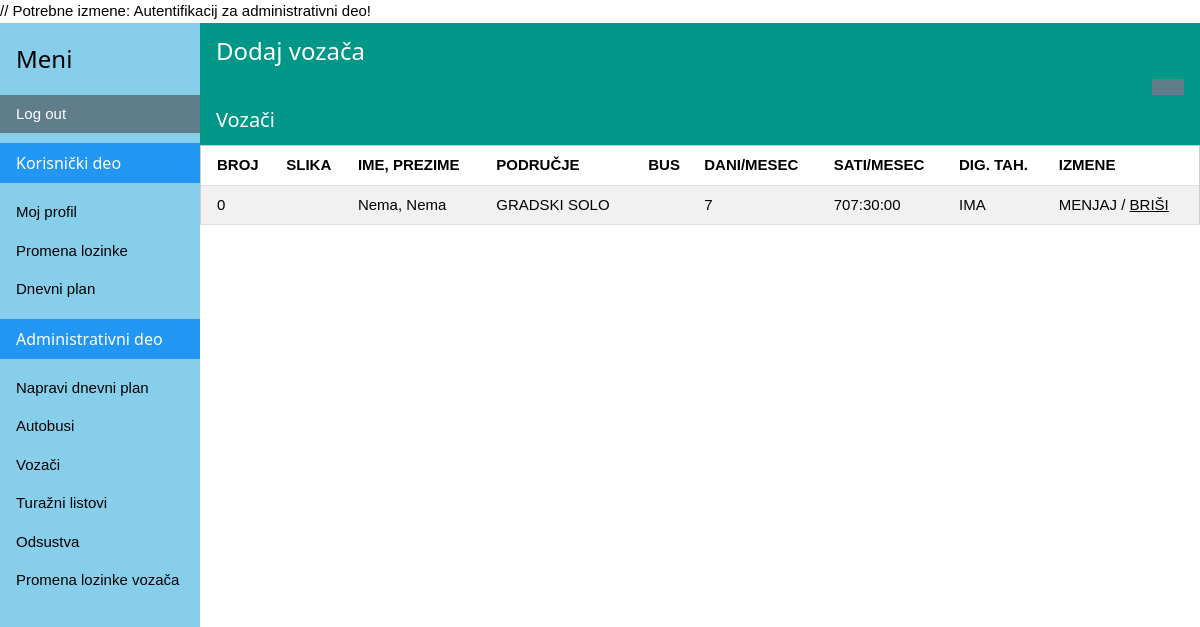
The page /listdrivers.php on the database as committed earlier.
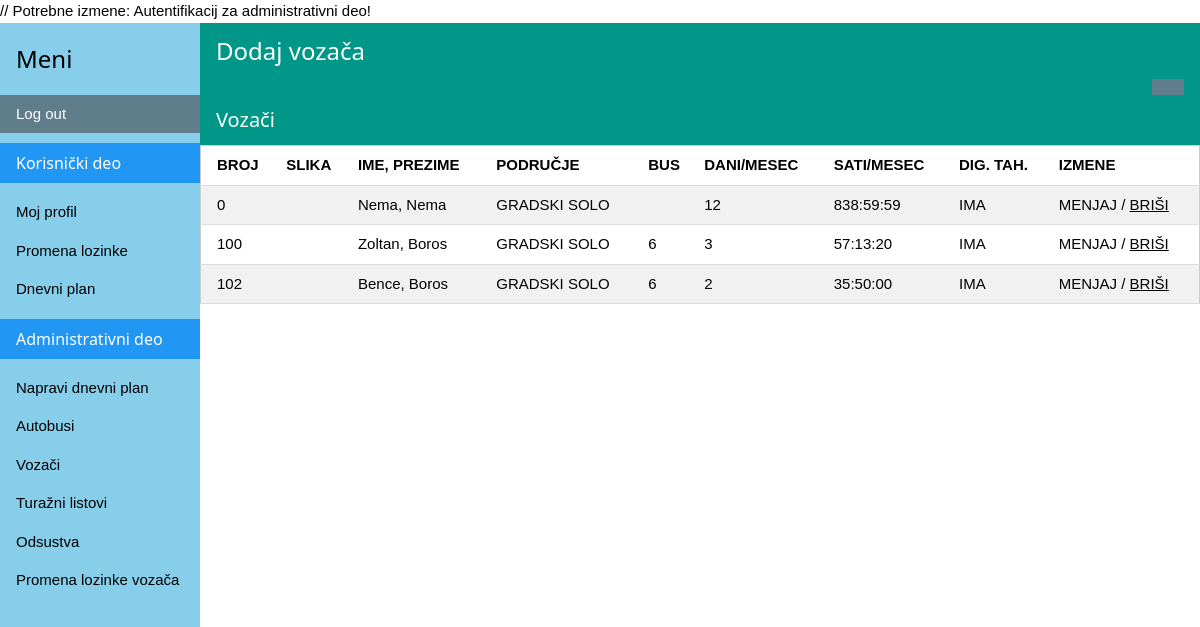
The same page on the database as committed later.
### tables this page shows
CREATE TABLE IF NOT EXISTS `drivers` (
  `ID_Driver` int(11) NOT NULL,
  `First_Name` varchar(40) NOT NULL,
  `Last_Name` varchar(11) NOT NULL,
  `Password` varchar(55) DEFAULT NULL,
  `Digital_Tachograph` tinyint(1) DEFAULT NULL,
  `Area` int(11) DEFAULT NULL,
  `Bus_Own` int(11) DEFAULT NULL,
  `Photo_Link_Driver` varchar(100) DEFAULT NULL
);

### listdrivers.php (the view, shortened to what this page needs)
<?php
include_once ('db_config.php');
?>
<html>
<head>
    <link rel="stylesheet" href="w3css.css">
</head>
<body>
<?php include 'sidebar.php';?>
<div style="margin-left:200px">
    <div class="w3-container w3-teal" onclick="hideit('adddriver');">
        <h3>Dodaj vozača</h3>
        <button class="w3-btn w3-blue-grey" style="float: right" value="_" onclick="hideit('adddriver');">
    </div>
    <div class="w3-container w3-teal" onclick="hideit('ddrivers');"> <h4>Vozači</h4> </div>
    <div id="ddrivers">
    <table class="w3-table-all">
        <tr>
            <th>BROJ</th>
            <th>SLIKA</th>
            <th>IME, PREZIME</th>
            <th>PODRUČJE</th>
            <th>BUS</th>
            <th>DANI/MESEC</th>
            <th>SATI/MESEC</th>
            <th>DIG. TAH.</th>
            <th>IZMENE</th>
        </tr>
        <?php
        $sql = "SELECT * FROM drivers";
        $result= mysqli_query($connection,$sql) or die(mysqli_error($connection));
        if (mysqli_num_rows($result)>0) {
            while ($record = mysqli_fetch_array($result, MYSQLI_ASSOC)) {
                if ($record['Digital_Tachograph']=1) $dig='IMA'; else $dig='NEMA';
                if ($record['Area']=1) $area='GRADSKI SOLO'; elseif ($record['Area']=2) $area='GRADSKI ZGLOBNI';
                elseif ($record['Area']=3) $area='PRIGRADSKI'; elseif ($record['Area']=4) $area='MEĐUGRADSKI';
                elseif ($record['Area']=5) $area='GRADSKI MINIBUS'; elseif ($record['Area']=6) $area='MEĐUGRADSKI MINIBUS';
                else $area='TURISTIČKI';
                $sqll = "SELECT count(distinct w.Date_Work) as datte,SEC_TO_TIME(sum(w.Total_Time)) as summ FROM drivers d join workplan w on d.ID_Driver=w.ID_Driver where w.ID_Driver=" . $record['ID_Driver'] . "";
                $resultl= mysqli_query($connection,$sqll) or die(mysqli_error($connection));
                if (mysqli_num_rows($resultl)>0) {
                            while ($recordl = mysqli_fetch_array($resultl, MYSQLI_ASSOC)) {
                echo '<tr><td>' . $record['ID_Driver'] . '</td>
                        <td><img src="' . $record['Photo_Link_Driver'] . '" style="height:50px"></td>
                        <td>' . $record['First_Name'] . ', ' . $record['Last_Name'] . '</td>
                        <td>' . $area . '</td>
                        <td>' . $record['Bus_Own'] . '</td>
                        <td>' . $recordl['datte'] . '</td>
                        <td>' . $recordl['summ'] . '</td>
                        <td>' . $dig . '</td>
                        <td>MENJAJ / <a href="EditDriver.php?drivers='.$record['ID_Driver'].'" onclick="return confirm(\'Da li ste sigurni?\');">BRIŠI</a></td></tr>';
                            }
                }
            }
        }
        ?>
    </table>
    </div>
</div>
</body>
</html>

### db_config.php (shortened to what this page needs)
<!DOCTYPE html>
<head>
</head>

### sidebar.php
<head>
    <link rel="stylesheet" href="w3css.css">
</head>
// Potrebne izmene: Autentifikacij za administrativni deo!
<div class="w3-sidebar w3-light-blue w3-bar-block" style="width:200px">
    <h3 class="w3-bar-item">Meni</h3>
    <a href="logout.php" class="w3-bar-item w3-button w3-blue-gray">Log out</a>
    <h6 class="w3-bar-item w3-blue">Korisnički deo</h6>
    <a href="myplan.php" class="w3-bar-item w3-button">Moj profil</a>
    <a href="changepassword.php" class="w3-bar-item w3-button">Promena lozinke</a>
    <a href="dailyplan.php" class="w3-bar-item w3-button">Dnevni plan</a>
    <h6 class="w3-bar-item w3-blue">Administrativni deo</h6>
    <a href="makeplan.php" class="w3-bar-item w3-button">Napravi dnevni plan</a>
    <a href="listbuses.php" class="w3-bar-item w3-button">Autobusi</a>
    <a href="listdrivers.php" class="w3-bar-item w3-button">Vozači</a>
    <a href="listtour.php" class="w3-bar-item w3-button">Turažni listovi</a>
    <a href="absences.php" class="w3-bar-item w3-button">Odsustva</a>
    <a href="changeuserpass.php" class="w3-bar-item w3-button">Promena lozinke vozača</a>
</div>

### w3css.css (style rules this page uses)
html { box-sizing:border-box }
*,*:before,*:after { box-sizing:inherit }
html { -ms-text-size-adjust:100%;-webkit-text-size-adjust:100% }
body { margin:0 }
a { background-color:transparent;-webkit-text-decoration-skip:objects }
button,input,select,textarea { font:inherit;margin:0 }
button,input { overflow:visible }
button,select { text-transform:none }
button,html [type=button],[type=reset],[type=submit] { -webkit-appearance:button }
html,body { font-family:Verdana,sans-serif;font-size:15px;line-height:1.5 }
html { overflow-x:hidden }
h3 { font-size:24px }
h4 { font-size:20px }
h6 { font-size:16px }
h1,h2,h3,h4,h5,h6 { font-family:"Segoe UI",Arial,sans-serif;font-weight:400;margin:10px 0 }
a { color:inherit }
.w3-table,.w3-table-all { border-collapse:collapse;border-spacing:0;width:100%;display:table }
.w3-table-all { border:1px solid #ccc }
.w3-bordered tr,.w3-table-all tr { border-bottom:1px solid #ddd }
.w3-table-all tr:nth-child(odd) { background-color:#fff }
.w3-table-all tr:nth-child(even) { background-color:#f1f1f1 }
.w3-table td,.w3-table th,.w3-table-all td,.w3-table-all th { padding:8px 8px;display:table-cell;text-align:left;vertical-align:top }
.w3-table th:first-child,.w3-table td:first-child,.w3-table-all th:first-child,.w3-table-all td:first-child { padding-left:16px }
.w3-btn,.w3-button { border:none;display:inline-block;padding:8px 16px;vertical-align:middle;overflow:hidden;text-decoration:none;color:inherit;background-color:inherit;text-align:center;cursor:pointer;white-space:nowrap }
.w3-btn,.w3-button { -webkit-touch-callout:none;-webkit-user-select:none;-khtml-user-select:none;-moz-user-select:none;-ms-user-select:none;user-select:none }
.w3-sidebar { height:100%;width:200px;background-color:#fff;position:fixed!important;z-index:1;overflow:auto }
.w3-bar-block .w3-bar-item { width:100%;display:block;padding:8px 16px;text-align:left;border:none;white-space:normal;float:none;outline:0 }
.w3-container:after,.w3-container:before,.w3-panel:after,.w3-panel:before,.w3-row:after,.w3-row:before,.w3-row-padding:after,.w3-row-padding:before, .w3-cell-row:before,.w3-cell-row:after,.w3-clear:after,.w3-clear:before,.w3-bar:before,.w3-bar:after { content:"";display:table;clear:both }
.w3-container,.w3-panel { padding:0.01em 16px }
.w3-blue,.w3-hover-blue:hover { color:#fff!important;background-color:#2196F3!important }
.w3-light-blue,.w3-hover-light-blue:hover { color:#000!important;background-color:#87CEEB!important }
.w3-blue-grey,.w3-hover-blue-grey:hover,.w3-blue-gray,.w3-hover-blue-gray:hover { color:#fff!important;background-color:#607d8b!important }
.w3-teal,.w3-hover-teal:hover { color:#fff!important;background-color:#009688!important }

Rows that differ between the two databases and show on the page:
added drivers: ID_Driver "100", First_Name "Zoltan", Last_Name "Boros", area "GRADSKI SOLO", Bus_Own "6", datte "3", summ "57:13:20", dig "IMA"
added drivers: ID_Driver "102", First_Name "Bence", Last_Name "Boros", area "GRADSKI SOLO", Bus_Own "6", datte "2", summ "35:50:00", dig "IMA"
Other text that changed with them:
new list line: "0 Nema , Nema GRADSKI SOLO 12 838:59:59 IMA MENJAJ / BRIŠI"
list line gone: "0 Nema , Nema GRADSKI SOLO 7 707:30:00 IMA MENJAJ / BRIŠI"
